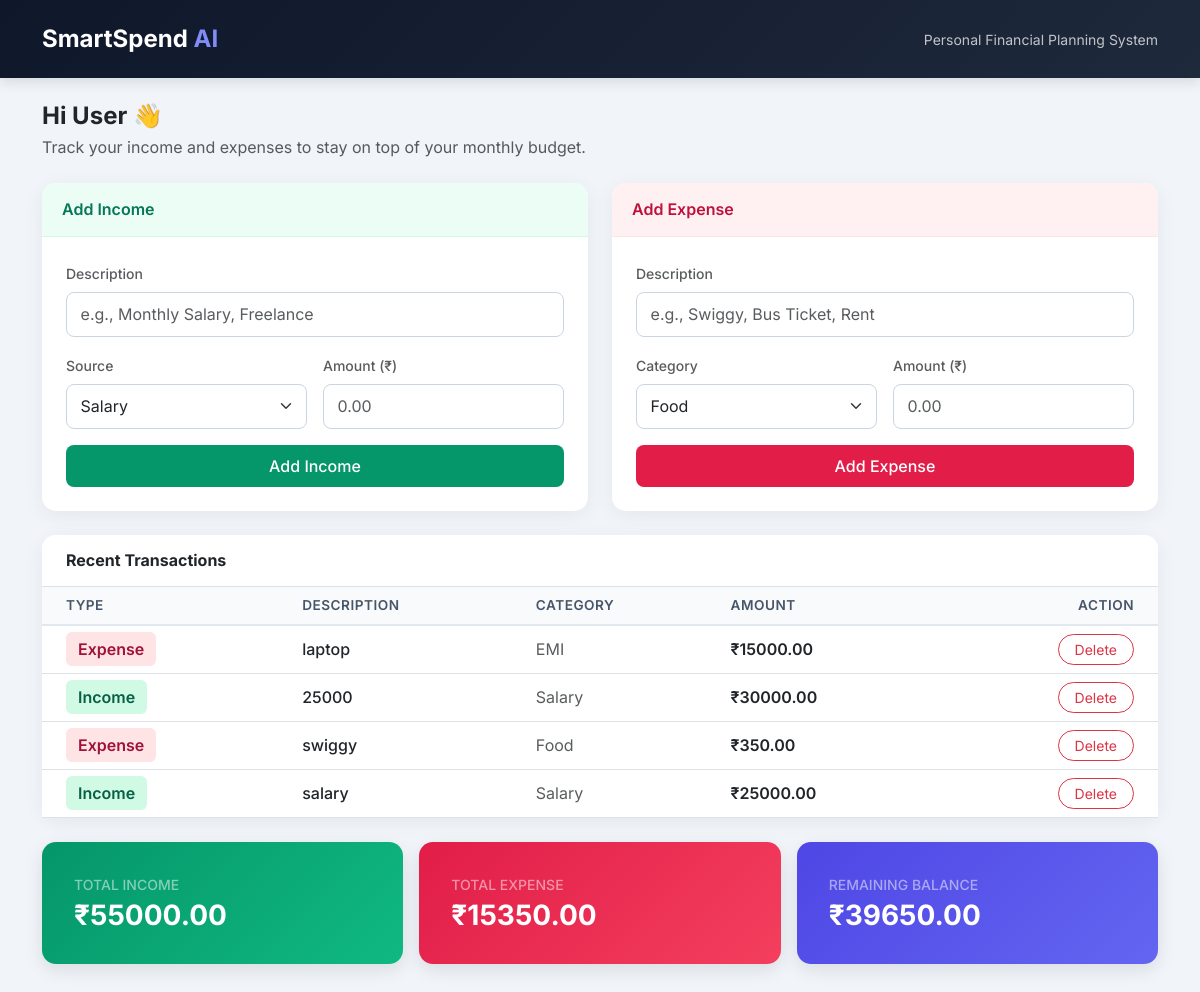
The page / on the database its author committed.
### tables this page shows
CREATE TABLE transactions (
            id INTEGER PRIMARY KEY AUTOINCREMENT,
            type TEXT NOT NULL,
            description TEXT NOT NULL,
            category TEXT NOT NULL,
            amount REAL NOT NULL,
            created_at TIMESTAMP DEFAULT CURRENT_TIMESTAMP
        );

### app.py (the view)
@app.route('/')
def index():
    conn = get_db_connection()
    transactions = conn.execute("SELECT * FROM transactions ORDER BY created_at DESC").fetchall()
    conn.close()
    total_income = sum(t['amount'] for t in transactions if t['type'] == 'Income')
    total_expense = sum(t['amount'] for t in transactions if t['type'] == 'Expense')
    balance = total_income - total_expense
    return render_template('index.html',
                           transactions=transactions,
                           total_income=total_income,
                           total_expense=total_expense,
                           balance=balance)

### app.py (called while the page is built)
def get_db_connection():
    conn = sqlite3.connect('smartspend_sample.db')
    conn.row_factory = sqlite3.Row
    return conn

### templates/index.html (shortened to what this page needs)
<!DOCTYPE html>
<html lang="en">
<head>
    <link href="https://cdn.jsdelivr.net/npm/bootstrap@5.3.0/dist/css/bootstrap.min.css" rel="stylesheet">
</head>
<body>
<nav class="navbar navbar-custom mb-4">
    <div class="container">
        <span class="navbar-brand text-white fw-bold fs-4 mb-0">
            SmartSpend <span style="color: #818cf8;">AI</span>
        </span>
        <span class="text-light small opacity-75">Personal Financial Planning System</span>
    </div>
</nav>
<div class="container pb-5">
    <div class="mb-4">
        <h4 class="fw-bold mb-1 text-dark">Hi User 👋</h4>
        <p class="text-muted mb-0">Track your income and expenses to stay on top of your monthly budget.</p>
    </div>
    <div class="row g-4 mb-4">
        <div class="col-md-6">
            <div class="card card-modern h-100">
                <div class="card-header card-header-income">
                    Add Income
                </div>
                <div class="card-body p-4">
                    <form action="/add" method="POST" class="row g-3">
                        <div class="col-12">
                            <label class="form-label small fw-medium text-muted">Description</label>
                            <input type="text" name="description" class="form-control" placeholder="e.g., Monthly Salary, Freelance" required>
                        </div>
                        <div class="col-sm-6">
                            <label class="form-label small fw-medium text-muted">Source</label>
                            <select name="category" class="form-select" required>
                                <option value="Salary">Salary</option>
                            </select>
                        </div>
                        <div class="col-sm-6">
                            <label class="form-label small fw-medium text-muted">Amount (₹)</label>
                            <input type="number" step="0.01" name="amount" class="form-control" placeholder="0.00" required>
                        </div>
                        <div class="col-12 mt-3">
                            <button type="submit" class="btn btn-income w-100 py-2">Add Income</button>
                        </div>
                    </form>
                </div>
            </div>
        </div>
        <div class="col-md-6">
            <div class="card card-modern h-100">
                <div class="card-header card-header-expense">
                    Add Expense
                </div>
                <div class="card-body p-4">
                    <form action="/add" method="POST" class="row g-3">
                        <div class="col-12">
                            <label class="form-label small fw-medium text-muted">Description</label>
                            <input type="text" name="description" class="form-control" placeholder="e.g., Swiggy, Bus Ticket, Rent" required>
                        </div>
                        <div class="col-sm-6">
                            <label class="form-label small fw-medium text-muted">Category</label>
                            <select name="category" class="form-select" required>
                                <option value="Food">Food</option>
                            </select>
                        </div>
                        <div class="col-sm-6">
                            <label class="form-label small fw-medium text-muted">Amount (₹)</label>
                            <input type="number" step="0.01" name="amount" class="form-control" placeholder="0.00" required>
                        </div>
                        <div class="col-12 mt-3">
                            <button type="submit" class="btn btn-expense w-100 py-2">Add Expense</button>
                        </div>
                    </form>
                </div>
            </div>
        </div>
    </div>
    <div class="card card-modern mb-4">
        <div class="card-header bg-white border-bottom py-3 px-4" style="border-radius: 14px 14px 0 0;">
            <h6 class="mb-0 fw-bold text-dark">Recent Transactions</h6>
        </div>
        <div class="card-body p-0">
            <div class="table-responsive">
                <table class="table table-hover align-middle mb-0">
                    <thead>
                        <tr>
                            <th class="ps-4">Type</th>
                            <th>Description</th>
                            <th>Category</th>
                            <th>Amount</th>
                            <th class="text-end pe-4">Action</th>
                        </tr>
                    </thead>
                    <tbody>
                        {% for t in transactions %}
                        <tr>
                            <td class="ps-4">
                                <span class="{{ 'badge-income' if t.type == 'Income' else 'badge-expense' }}">
                                    {{ t.type }}
                                </span>
                            </td>
                            <td class="fw-medium">{{ t.description }}</td>
                            <td class="text-muted">{{ t.category }}</td>
                            <td class="fw-semibold">₹{{ "%.2f"|format(t.amount) }}</td>
                            <td class="text-end pe-4">
                                <a href="/delete/{{ t.id }}" class="btn btn-sm btn-outline-danger rounded-pill px-3">Delete</a>
                            </td>
                        </tr>
                        {% else %}
                        <tr>
                            <td colspan="5" class="text-center text-muted py-4">No transactions added yet. Start by adding an income or expense above.</td>
                        </tr>
                        {% endfor %}
                    </tbody>
                </table>
            </div>
        </div>
    </div>
    <div class="row g-3">
        <div class="col-md-4">
            <div class="card summary-card bg-income-grad p-3">
                <div class="card-body">
                    <p class="mb-1 small text-white-50 fw-medium">TOTAL INCOME</p>
                    <h3 class="mb-0 fw-bold">₹{{ "%.2f"|format(total_income) }}</h3>
                </div>
            </div>
        </div>
        <div class="col-md-4">
            <div class="card summary-card bg-expense-grad p-3">
                <div class="card-body">
                    <p class="mb-1 small text-white-50 fw-medium">TOTAL EXPENSE</p>
                    <h3 class="mb-0 fw-bold">₹{{ "%.2f"|format(total_expense) }}</h3>
                </div>
            </div>
        </div>
        <div class="col-md-4">
            <div class="card summary-card bg-balance-grad p-3">
                <div class="card-body">
                    <p class="mb-1 small text-white-50 fw-medium">REMAINING BALANCE</p>
                    <h3 class="mb-0 fw-bold">₹{{ "%.2f"|format(balance) }}</h3>
                </div>
            </div>
        </div>
    </div>
</div>
</body>
</html>

### templates/index.html (style rules this page uses)
body { font-family: 'Inter', sans-serif; background-color: #f1f5f9; color: #1e293b; }
.navbar-custom { background: linear-gradient(135deg, #0f172a 0%, #1e293b 100%); padding: 1rem 0; box-shadow: 0 4px 12px rgba(15, 23, 42, 0.12); }
.card-modern { border: none; border-radius: 14px; box-shadow: 0 4px 20px rgba(15, 23, 42, 0.06); background: #ffffff; }
.card-header-income { background-color: #ecfdf5; color: #047857; font-weight: 600; border-bottom: 1px solid #d1fae5; border-radius: 14px 14px 0 0 !important; padding: 0.9rem 1.25rem; }
.card-header-expense { background-color: #fff1f2; color: #be123c; font-weight: 600; border-bottom: 1px solid #ffe4e6; border-radius: 14px 14px 0 0 !important; padding: 0.9rem 1.25rem; }
.btn-income { background-color: #059669; color: #ffffff; font-weight: 500; border-radius: 8px; }
.btn-expense { background-color: #e11d48; color: #ffffff; font-weight: 500; border-radius: 8px; }
.form-control, .form-select { border-radius: 8px; border: 1px solid #cbd5e1; padding: 0.6rem 0.85rem; }
.table thead th { background-color: #f8fafc; color: #475569; font-weight: 600; font-size: 0.85rem; text-transform: uppercase; letter-spacing: 0.5px; border-bottom: 2px solid #e2e8f0; }
.badge-income { background-color: #d1fae5; color: #065f46; padding: 0.45em 0.75em; border-radius: 6px; font-weight: 600; }
.badge-expense { background-color: #ffe4e6; color: #9f1239; padding: 0.45em 0.75em; border-radius: 6px; font-weight: 600; }
.summary-card { border: none; border-radius: 14px; color: #ffffff; box-shadow: 0 6px 18px rgba(15, 23, 42, 0.1); }
.bg-income-grad { background: linear-gradient(135deg, #059669, #10b981); }
.bg-expense-grad { background: linear-gradient(135deg, #e11d48, #f43f5e); }
.bg-balance-grad { background: linear-gradient(135deg, #4f46e5, #6366f1); }

### rows shown on the page
transactions: type "Expense", description "laptop", category "EMI", amount "15000.00"
transactions: type "Income", description "25000", category "Salary", amount "30000.00"
transactions: type "Expense", description "swiggy", category "Food", amount "350.00"
transactions: type "Income", description "salary", category "Salary", amount "25000.00"

### other values the page prints
{{ "%.2f"|format(total_income) }} "55000.00"
{{ "%.2f"|format(total_expense) }} "15350.00"
{{ "%.2f"|format(balance) }} "39650.00"
